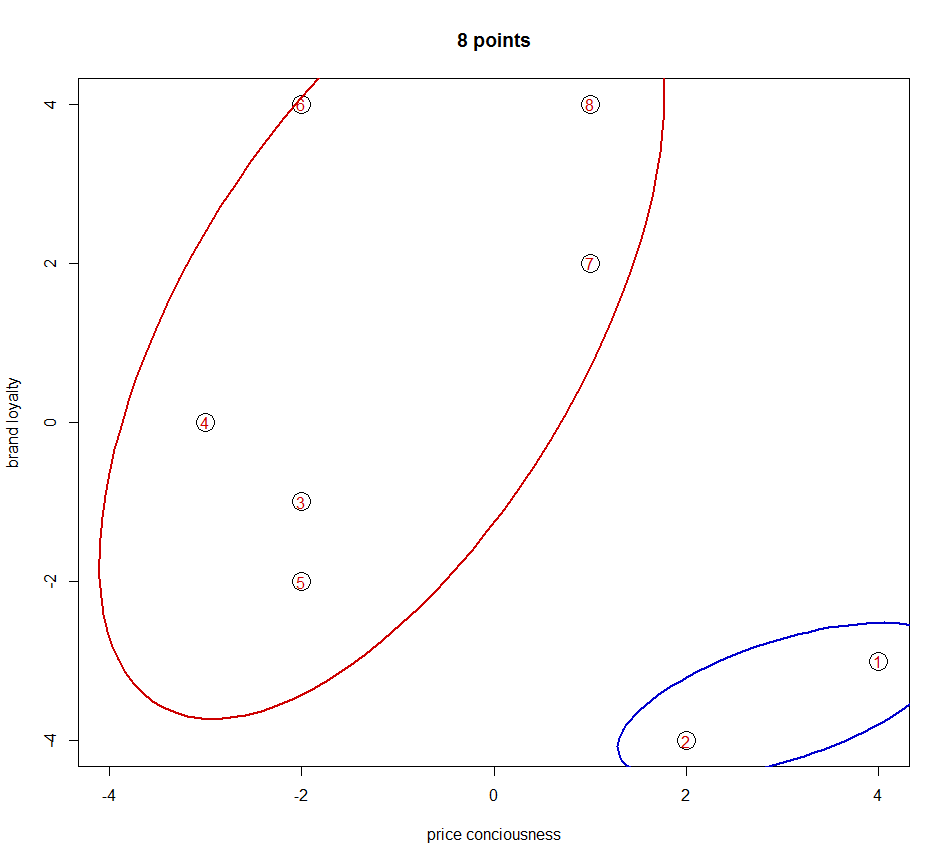

Source code (R):
# close windows, clear variables
rm(list = ls(all = TRUE))
graphics.off()

# install and load packages
libraries = c("kernlab", "ellipse", "xtable")
lapply(libraries, function(x) if (!(x %in% installed.packages())) {
    install.packages(x)
})
lapply(libraries, library, quietly = TRUE, character.only = TRUE)

################################################################################
########################## manipulate subroutine specc #########################
#################### to return eigenvalues and eigenvectors ####################
################################################################################

setGeneric("specc",function(x, ...) standardGeneric("specc"))
setMethod("specc", signature(x = "formula"),
function(x, data = NULL, na.action = na.omit, ...)
{
    mt <- terms(x, data = data)
    if(attr(mt, "response") > 0) stop("response not allowed in formula")
    attr(mt, "intercept") <- 0
    cl <- match.call()
    mf <- match.call(expand.dots = FALSE)
    mf$formula <- mf$x
    mf$... <- NULL
    mf[[1]] <- as.name("model.frame")
    mf <- eval(mf, parent.frame())
    na.act <- attr(mf, "na.action")
    x <- model.matrix(mt, mf)
    res <- specc(x, ...)
   
    cl[[1]] <- as.name("specc")
     if(!is.null(na.act)) 
        n.action(res) <- na.action
    
   
    return(res)
  })


setMethod("specc",signature(x="matrix"),function(x, centers, kernel = "rbfdot", kpar = "automatic", nystrom.red = FALSE, nystrom.sample = dim(x)[1]/6, iterations = 200, mod.sample =  0.75, na.action = na.omit, ...)
{
  x <- na.action(x)
  rown <- rownames(x)
  x <- as.matrix(x)
  m <- nrow(x)
  if (missing(centers))
    stop("centers must be a number or a matrix")
  if (length(centers) == 1) {
    nc <-  centers
    if (m < centers)
      stop("more cluster centers than data points.")
  }
  else
    nc <- dim(centers)[2]

  
  if(is.character(kpar)) {
    kpar <- match.arg(kpar,c("automatic","local"))
   
    if(kpar == "automatic")
      {
        if (nystrom.red == TRUE)
          sam <- sample(1:m, floor(mod.sample*nystrom.sample))
        else
          sam <- sample(1:m, floor(mod.sample*m))

        sx <- unique(x[sam,])
        ns <- dim(sx)[1]
        dota <- rowSums(sx*sx)/2
        ktmp <- crossprod(t(sx))
        for (i in 1:ns)
          ktmp[i,]<- 2*(-ktmp[i,] + dota + rep(dota[i], ns))

  
        ## fix numerical prob.
        ktmp[ktmp<0] <- 0
        ktmp <- sqrt(ktmp)
        
        kmax <- max(ktmp)
        kmin <- min(ktmp + diag(rep(Inf,dim(ktmp)[1])))
        kmea <- mean(ktmp)
        lsmin <- log2(kmin)
        lsmax <- log2(kmax)
        midmax <- min(c(2*kmea, kmax))
        midmin <- max(c(kmea/2,kmin))
        rtmp <- c(seq(midmin,0.9*kmea,0.05*kmea), seq(kmea,midmax,0.08*kmea))
        if ((lsmax - (Re(log2(midmax))+0.5)) < 0.5) step <- (lsmax - (Re(log2(midmax))+0.5))
        else step <- 0.5
        if (((Re(log2(midmin))-0.5)-lsmin) < 0.5 ) stepm <-  ((Re(log2(midmin))-0.5) - lsmin)
        else stepm <- 0.5
        
        tmpsig <- c(2^(seq(lsmin,(Re(log2(midmin))-0.5), stepm)), rtmp, 2^(seq(Re(log2(midmax))+0.5, lsmax,step)))
        diss <- matrix(rep(Inf,length(tmpsig)*nc),ncol=nc)

        for (i in 1:length(tmpsig)){
          ka <- exp((-(ktmp^2))/(2*(tmpsig[i]^2)))
          diag(ka) <- 0
          
          d <- 1/sqrt(rowSums(ka))
     
          if(!any(d==Inf) && !any(is.na(d))&& (max(d)[1]-min(d)[1] < 10^4))
            {
              l <- d * ka %*% diag(d)
              xi <- eigen(l,symmetric=TRUE)$vectors[,1:nc]
              yi <- xi/sqrt(rowSums(xi^2))
              res <- kmeans(yi, centers, iterations)
              diss[i,] <- res$withinss
            }
        }

        ms <- which.min(rowSums(diss))
        kernel <- rbfdot((tmpsig[ms]^(-2))/2)

        ## Compute Affinity Matrix
        if (nystrom.red == FALSE)
          km <- kernelMatrix(kernel, x)
      }
    if (kpar=="local")
      {
        if (nystrom.red == TRUE)
          stop ("Local Scaling not supported for nystrom reduction.")
        s <- rep(0,m)
        dota <- rowSums(x*x)/2
        dis <- crossprod(t(x))
        for (i in 1:m)
          dis[i,]<- 2*(-dis[i,] + dota + rep(dota[i],m))
        
        ## fix numerical prob.
        dis[dis < 0] <- 0
        
        for (i in 1:m)
          s[i] <- median(sort(sqrt(dis[i,]))[1:5])
        
        ## Compute Affinity Matrix
        km <- exp(-dis / s%*%t(s))
        kernel <- "Localy scaled RBF kernel"


      }
  }
    else 
      {
        if(!is(kernel,"kernel"))
          {
            if(is(kernel,"function")) kernel <- deparse(substitute(kernel))
            kernel <- do.call(kernel, kpar)
          }
        if(!is(kernel,"kernel")) stop("kernel must inherit from class `kernel'")

        ## Compute Affinity Matrix
        if (nystrom.red == FALSE)
          km <- kernelMatrix(kernel, x)
      }

   
     
  if (nystrom.red == TRUE){

    n <- floor(nystrom.sample)
    ind <- sample(1:m, m)
    x <- x[ind,]

    tmps <- sort(ind, index.return = TRUE)
    reind <- tmps$ix
    A <- kernelMatrix(kernel, x[1:n,])
    B <- kernelMatrix(kernel, x[-(1:n),], x[1:n,])
    d1 <- colSums(rbind(A,B))
    d2 <- rowSums(B) + drop(matrix(colSums(B),1) %*% .ginv(A)%*%t(B))
    dhat <- sqrt(1/c(d1,d2))
 
    A <- A * (dhat[1:n] %*% t(dhat[1:n]))
    B <- B * (dhat[(n+1):m] %*% t(dhat[1:n]))

    Asi <- .sqrtm(.ginv(A))
    Q <- A + Asi %*% crossprod(B) %*% Asi
    tmpres <- svd(Q)
    U <- tmpres$u
    L <- tmpres$d
    V <- rbind(A,B) %*% Asi %*% U %*% .ginv(sqrt(diag(L)))
    yi <- matrix(0,m,nc)

   ## for(i in 2:(nc +1))
   ##   yi[,i-1] <- V[,i]/V[,1]

    for(i in 1:nc) ## specc
      yi[,i] <- V[,i]/sqrt(sum(V[,i]^2))
    
    res <- kmeans(yi[reind,], centers, iterations)
    
  }
  else{
    if(is(kernel)[1] == "rbfkernel")
      diag(km) <- 0
    
    d <- 1/sqrt(rowSums(km))
    l <- d * km %*% diag(d)
    xu <- eigen(l)$values[1:nc]
    xi <- eigen(l)$vectors[,1:nc]
    xxu <- eigen(l)$values
    xxi <- eigen(l)$vectors
    yi <- xi/sqrt(rowSums(xi^2))
    res <- kmeans(yi, centers, iterations)
  }
  
  cent <- matrix(unlist(lapply(1:nc,ll<- function(l){colMeans(x[which(res$cluster==l),])})),ncol=dim(x)[2], byrow=TRUE)
  
  withss <- unlist(lapply(1:nc,ll<- function(l){sum((x[which(res$cluster==l),] - cent[l,])^2)}))
  names(res$cluster) <- rown
  return(new("specc", .Data=list(data=res$cluster,evalues=xxu, evectors=xxi), size = res$size, centers=cent, withinss=withss, kernelf= kernel))
 
})


###########################################################################
############################## main computation ###########################
###########################################################################
set.seed(1)

# define eight points
eight  = cbind(c(-3,-2,-2,-2,1,1,2,4),c(0,4,-1,-2,4,2,-4,-3))
eight  = eight[c(8,7,3,1,4,2,6,5),]

sc      = specc(eight, centers=2)

centers = attr(sc, "centers") # center coordinates
size    = attr(sc, "size")    # size of clusters
datacl  = sc$data             # clusters
evalues = sc$evalues          # eigenvalues
evectors= sc$evectors         # eigenvectors

# Latex export
xtable(as.matrix(evalues))
xtable(evectors)

# final output
plot(eight,type="n",xlab="price conciousness",ylab="brand loyalty",xlim=c(-4,4),main="8 points")
points(eight, pch=21, cex=2.7, bg="white")
text(eight,as.character(1:8),col="red3",xlab="first coordinate", ylab="second coordinate", main="8 points",cex=1)
lines(ellipse(0.6,centre=centers[2,],scale=c(1.2,2)),col="red3",lwd=2)
lines(ellipse(0.6,centre=centers[1,],scale=c(.7,.4)),col="blue3",lwd=2)
